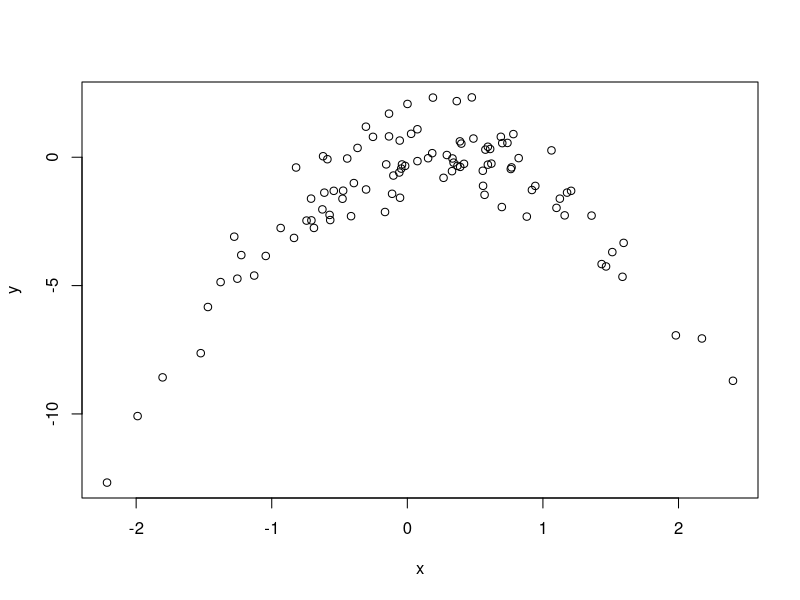
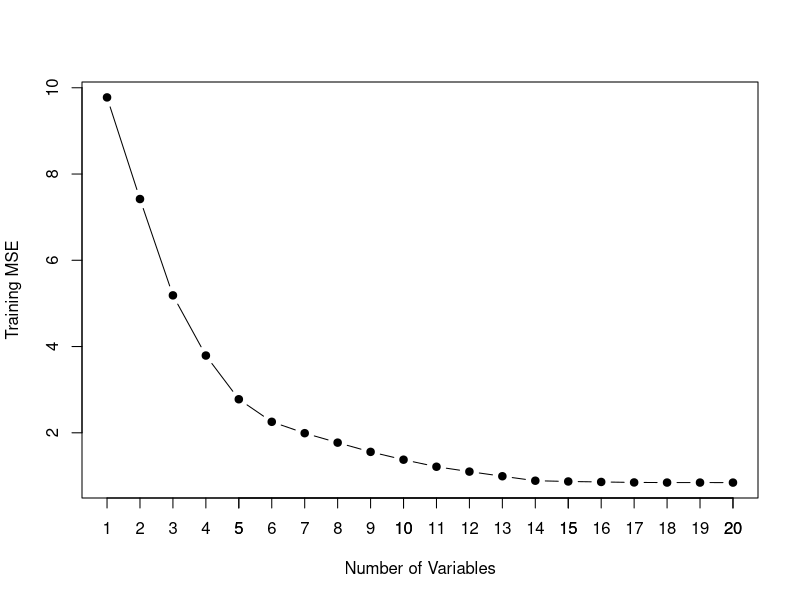
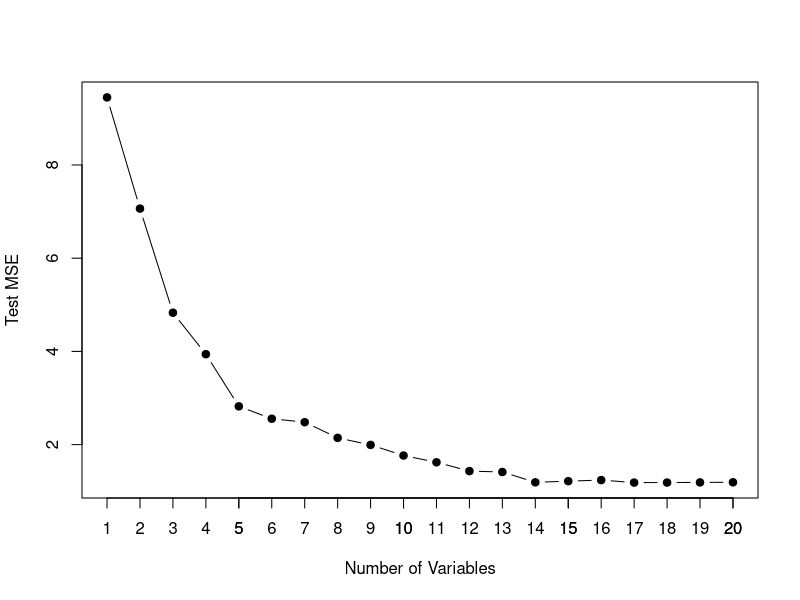
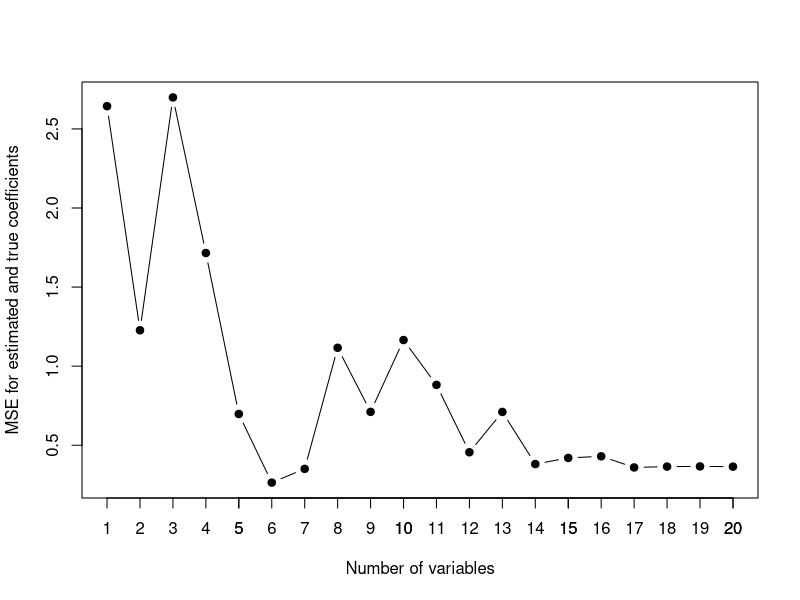

Generate these figures, in order, with R:
## ---- chunk 1
knitr::opts_chunk$set(echo = TRUE)
library(boot)
library(base)
library(leaps)
## ---- chunk 2
set.seed (1)
x <- rnorm (100)
y <- x-2* x^2+ rnorm (100)
## ---- chunk 3
plot(x,y)
## ---- chunk 4
# i)
set.seed(1)
df <- data.frame(x,y)
fit1 <- glm(y ~ x, data = df)
print(paste0("LOOCV error for i): ", cv.glm(df, fit1)$delta[1]))

# ii)
fit2 <- glm(y ~ poly(x,2), data = df)
print(paste0("LOOCV error for ii): ", cv.glm(df, fit2)$delta[1]))

# iii)
fit3 <- glm(y ~ poly(x,3), data = df)
print(paste0("LOOCV error for iii): ", cv.glm(df, fit3)$delta[1]))

# iv)
fit4 <- glm(y ~ poly(x,4), data = df)
print(paste0("LOOCV error for iv): ", cv.glm(df, fit4)$delta[1]))
## ---- chunk 5
set.seed(99)
df <- data.frame(x,y)

# i)
fit1 <- glm(y ~ x, data = df)
print(paste0("LOOCV error for i): ", cv.glm(df, fit1)$delta[1]))

# ii)
fit2 <- glm(y ~ poly(x,2), data = df)
print(paste0("LOOCV error for ii): ", cv.glm(df, fit2)$delta[1]))

# iii)
fit3 <- glm(y ~ poly(x,3), data = df)
print(paste0("LOOCV error for iii): ", cv.glm(df, fit3)$delta[1]))

# iv)
fit4 <- glm(y ~ poly(x,4), data = df)
print(paste0("LOOCV error for iv): ", cv.glm(df, fit4)$delta[1]))
## ---- chunk 6
for (i in 1:4) {
  print(summary(glm(y ~ poly(x,i), data = df)))
}
## ---- chunk 7
set.seed(9)
x <- matrix(rnorm(1000*20), 1000, 20)
b <- matrix(rnorm(20), 20, 1)
b[2] <- 0
b[5] <- 0
b[9] <- 0
b[14] <- 0
b[18] <- 0

err <- rnorm(1000)

y <- x%*%b + err 
## ---- chunk 8
Data <- data.frame(x,y)
train <- Data[1:100,]
test <- Data[101:1000,]
## ---- chunk 9
n <- 100
subset1 <- regsubsets(y ~., train, nvmax = 20)
plot((1/n)*summary(subset1)$rss, xlab = "Number of Variables", ylab = "Training MSE", type = "b", pch = 19)
axis(1, at = seq(1, 20, 1))
## ---- chunk 10
test.mat <- model.matrix(y ~., test, nvmax = 20)
errs <- rep(NA, 20)
for (i in 1:20) {
  coeff <- coef(subset1, id = i)
  pred <- test.mat[, names(coeff)] %*%coeff
  errs[i] <- mean((pred - test[,21])^2) 
}
plot(errs, xlab = "Number of Variables", ylab = "Test MSE", type = "b", pch = 19)
axis(1, at = seq(1, 20, 1))
## ---- chunk 11
which.min(errs)
## ---- chunk 12
coef(subset1, which.min(errs))
## ---- chunk 13
errors <- rep(NA, 20)
x_colname <- colnames(x, do.NULL = FALSE, prefix = "X")
for (i in 1:20) {
  coeff <- coef(subset1, id = i)
  errors[i] <- sqrt(sum((b[x_colname %in% names(coeff)] - coeff[names(coeff) %in% x_colname])^2) + sum(b[!(x_colname %in% names(coeff))])^2) 
}
plot(errors, xlab = "Number of variables", ylab = "MSE for estimated and true coefficients", type = "b", pch = 19)
axis(1, at = seq(1, 20, 1))
